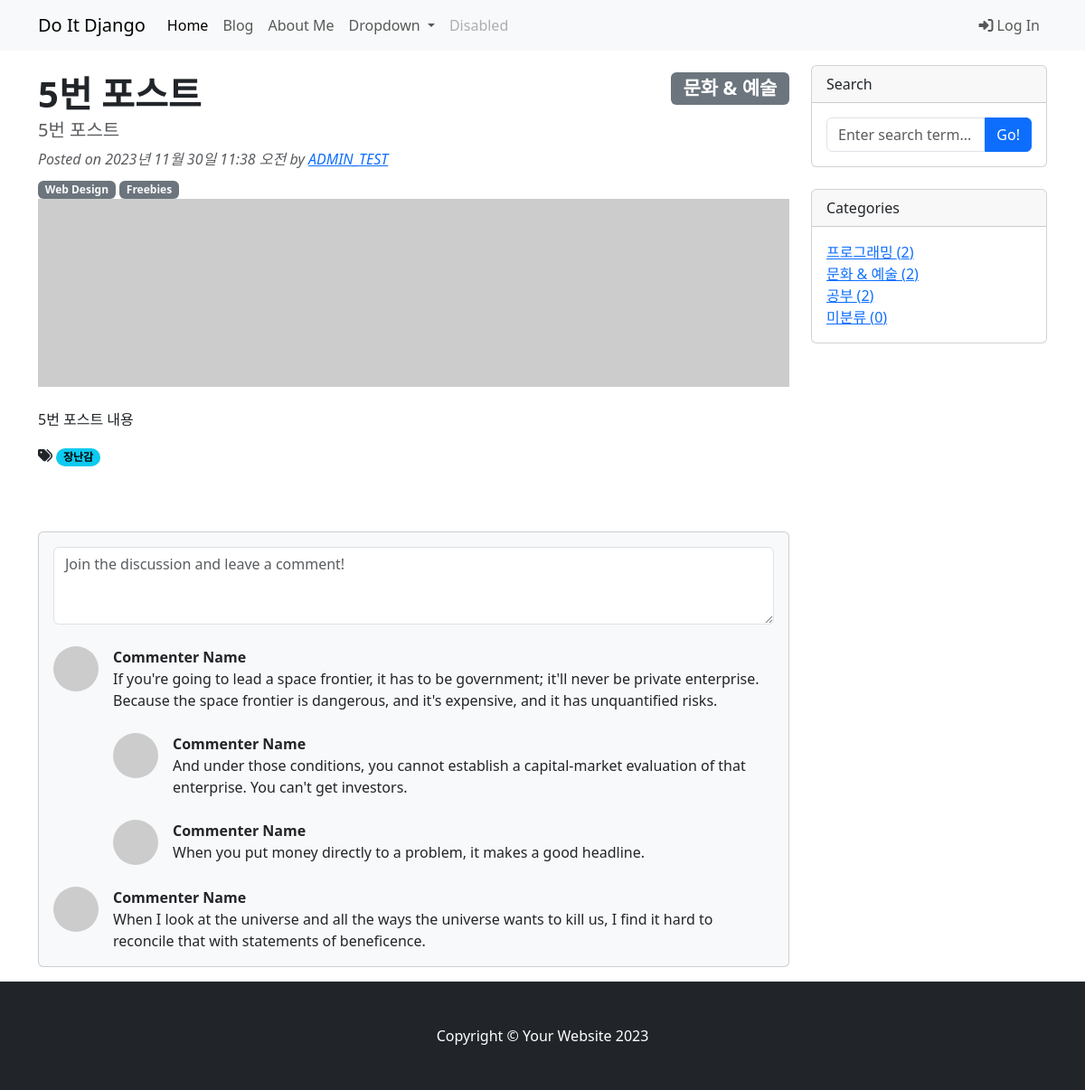
/blog/5/, run on the app's committed database.
### blog/models.py (models this page shows, shortened)
class Post(models.Model):
    title = models.CharField(max_length=30)
    hook_text = models.CharField(max_length=100, blank=True)
    content = models.TextField()
    head_image = models.ImageField(upload_to="blog/images/%Y/%m/%d/", blank=True)
    file_upload = models.FileField(upload_to="blog/files/%Y/%m/%d/", blank=True)
    created_at = models.DateTimeField(auto_now_add=True)
    updated_at = models.DateTimeField(auto_now=True)
    author = models.ForeignKey(User, null=True, on_delete=models.SET_NULL)
    category = models.ForeignKey(
        Category, null=True, blank=True, on_delete=models.SET_NULL
    )
    tags = models.ManyToManyField(Tag, blank=True)

class Category(models.Model):
    name = models.CharField(max_length=50, unique=True)
    slug = models.SlugField(max_length=200, unique=True, allow_unicode=True)
    def __str__(self):
        return self.name
    def get_absolute_url(self):
        return f"/blog/category/{self.slug}/"
    class Meta:
        verbose_name_plural = "Categories"

class Tag(models.Model):
    name = models.CharField(max_length=50)
    slug = models.SlugField(max_length=200, unique=True, allow_unicode=True)
    def __str__(self):
        return self.name
    def get_absolute_url(self):
        return f"/blog/tag/{self.slug}/"

### blog/views.py (the view)
# urls.py: path("<int:pk>/", views.PostDetail.as_view()),
class PostDetail(DetailView):
    model = Post
    def get_context_data(self, **kwargs):
        context = super(PostDetail, self).get_context_data()
        context["categories"] = Category.objects.all()
        context["no_category_post_count"] = Post.objects.filter(category=None).count()
        return context

### blog/templates/blog/post_detail.html (shortened to what this page needs)
{% extends 'blog/base.html' %}
{% block main_area %}
  <div id="post-area">
    {% if post.category %}
      <h3>
        <span class="badge bg-secondary float-end">{{ post.category }}</span></h3>
    {% else %}
      <h3>
        <span class="badge bg-secondary float-end">미분류</span></h3>
    {% endif %}
    <h1 class="fw-bolder mb-1">{{ post.title }}</h1>
    <h5 class="text-muted">{{ post.hook_text }}</h5>
    <div class="text-muted fst-italic mb-2">Posted on
      {{ post.created_at }}
      by
      <a href="#">{{ post.author | upper }}</a>
    </div>
    <a class="badge bg-secondary text-decoration-none link-light" href="#!">Web Design</a>
    <a class="badge bg-secondary text-decoration-none link-light" href="#!">Freebies</a>
    <figure class="mb-4">
      {% if post.head_image %}
        <img class="card-img-top" src="{{ post.head_image.url }}" alt=""/>
      {% else %}
        <img class="card-img-top" src="https://picsum.photos/seed/{{ post.id }}/800/200" alt="random_image">
      {% endif %}
    </figure>
    <section class="mb-5">
      <p>{{ post.content }}</p>
      {% if post.tags.exists %}
        <i class="fas fa-tags"></i>
        {% for tag in post.tags.iterator %}
          <a href="{{ tag.get_absolute_url }}">
            <span class="badge rounded-pill text-bg-info">{{ tag }}</span></a>
        {% endfor %}
        <br/>
        <br/>
      {% endif %}
    </section>
  </div>
  <div id="comment-area">
    <div class="card bg-light">
      <div class="card-body">
        <form class="mb-4">
          <textarea class="form-control" rows="3" placeholder="Join the discussion and leave a comment!"></textarea>
        </form>
        <div class="d-flex mb-4">
          <div class="flex-shrink-0"><img class="rounded-circle" src="https://dummyimage.com/50x50/ced4da/6c757d.jpg" alt="..."/>
          </div>
          <div class="ms-3">
            <div class="fw-bold">Commenter Name</div>
            If you're going to lead a space frontier, it has to be government; it'll never be private enterprise. Because the space frontier is dangerous, and it's expensive, and it has unquantified risks.
            <div class="d-flex mt-4">
              <div class="flex-shrink-0"><img class="rounded-circle" src="https://dummyimage.com/50x50/ced4da/6c757d.jpg" alt="..."/></div>
              <div class="ms-3">
                <div class="fw-bold">Commenter Name</div>
                And under those conditions, you cannot establish a capital-market evaluation of that enterprise. You can't get investors.
              </div>
            </div>
            <div class="d-flex mt-4">
              <div class="flex-shrink-0"><img class="rounded-circle" src="https://dummyimage.com/50x50/ced4da/6c757d.jpg" alt="..."/></div>
              <div class="ms-3">
                <div class="fw-bold">Commenter Name</div>
                When you put money directly to a problem, it makes a good headline.
              </div>
            </div>
          </div>
        </div>
        <div class="d-flex">
          <div class="flex-shrink-0"><img class="rounded-circle" src="https://dummyimage.com/50x50/ced4da/6c757d.jpg" alt="..."/>
          </div>
          <div class="ms-3">
            <div class="fw-bold">Commenter Name</div>
            When I look at the universe and all the ways the universe wants to kill us, I find it hard to reconcile that with statements of beneficence.
          </div>
        </div>
      </div>
    </div>
  </div>
{% endblock %}

### blog/templates/blog/base.html (shortened to what this page needs)
<!DOCTYPE html>
{% load static %}
<html>
  <head>
    <link rel="stylesheet" href="{% static 'blog/bootstrap/bootstrap.min.css' %}" media="screen">
  </head>
  <body>
    {% include 'blog/navbar.html' %}
    <div class="container my-3">
      <div class="row">
        <div class="col-md-8 col-lg-9" id="main-area">
          {% block main_area %}{% endblock %}
        </div>
        <div class="col-md-4 col-lg-3">
          <div class="card mb-4">
            <div class="card-header">Search</div>
            <div class="card-body">
              <div class="input-group">
                <input class="form-control" type="text" placeholder="Enter search term..." aria-label="Enter search term..." aria-describedby="button-search"/>
                <button class="btn btn-primary" id="button-search" type="button">Go!</button>
              </div>
            </div>
          </div>
          <div class="card mb-4" id="categories-card">
            <div class="card-header">Categories</div>
            <div class="card-body">
              <div class="row">
                <ul class="list-unstyled mb-0">
                  {% for category in categories %}
                    <li>
                      <a href="{{ category.get_absolute_url }}">{{ category }} ({{category.post_set.count }})</a>
                    </li>
                  {% endfor %}
                  <li>
                    <a href="/blog/category/no_category/">미분류 ({{ no_category_post_count }})</a>
                  </li>
                </ul>
              </div>
            </div>
          </div>
        </div>
      </div>
    </div>
  {% include 'blog/footer.html' %}
</body>
</html>

### data on the page
Post: category "문화 & 예술", title "5번 포스트", hook_text "5번 포스트", created_at "2023년 11월 30일 11:38 오전", author "ADMIN_TEST", content "5번 포스트 내용"
Tag: name "장난감"
Category: name "프로그래밍", post_set.count "2"
Category: name "문화 & 예술", post_set.count "2"
Category: name "공부", post_set.count "2"

### other printed values
{{ no_category_post_count }} "0"
